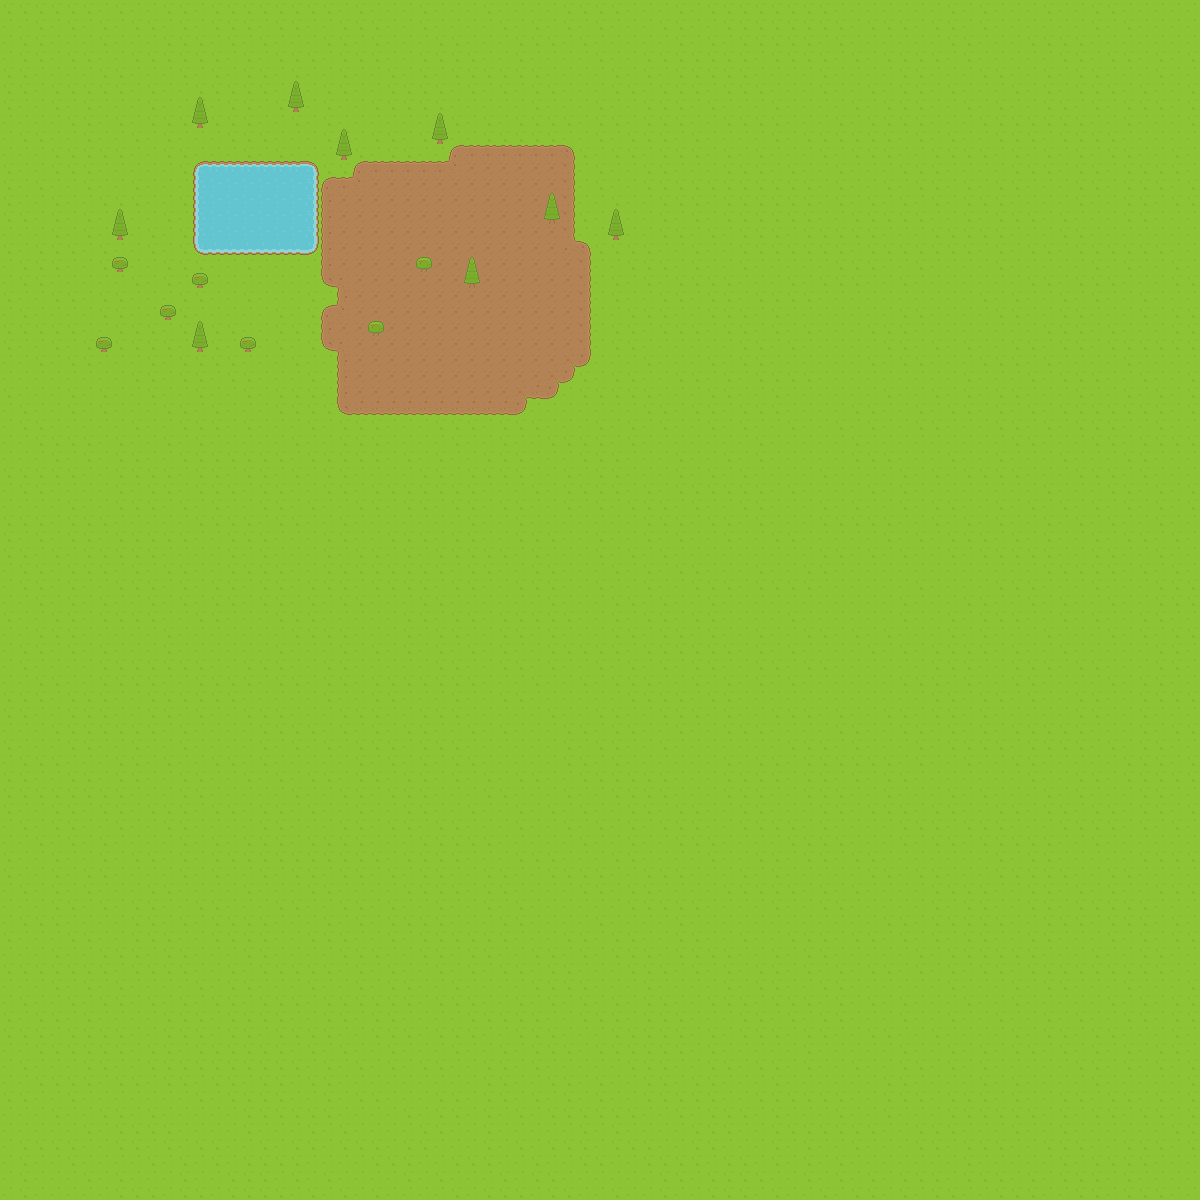

This is a level from a 2D game, rendered from its Tiled map with the project's own tilesets. A one-line summary and the map file follow, with tile-layer data summarised:
An orthogonal 75x75 tile map with 16x16 px tiles, 3 tile layers (Tile Layer 1, Tile Layer 2, Objects).

<map version="1.0" tiledversion="1.1.5" orientation="orthogonal" renderorder="left-down" width="75" height="75" tilewidth="16" tileheight="16" infinite="0" nextobjectid="1">
 <tileset firstgid="1" source="../../../base tileset.tsx" />
 <layer name="Tile Layer 1" width="75" height="75">
  <data>[5625 cells, 5625 non-empty, 11 distinct tile ids]</data>
 </layer>
 <layer name="Tile Layer 2" width="75" height="75">
  <data>[5625 cells, 261 non-empty, 13 distinct tile ids]</data>
 </layer>
 <layer name="Objects" width="75" height="75">
  <data>[5625 cells, 25 non-empty, 3 distinct tile ids]</data>
 </layer>
</map>
